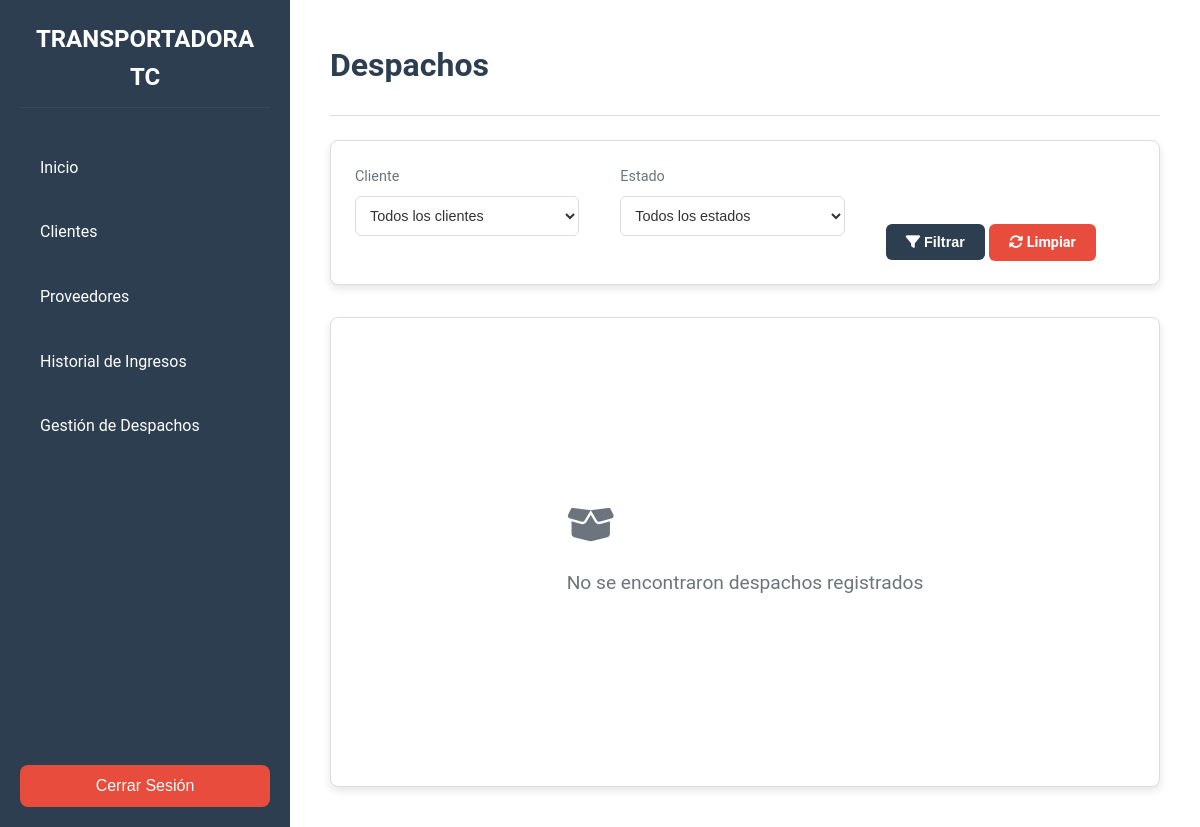
Page /despachos/ on the earlier database version.
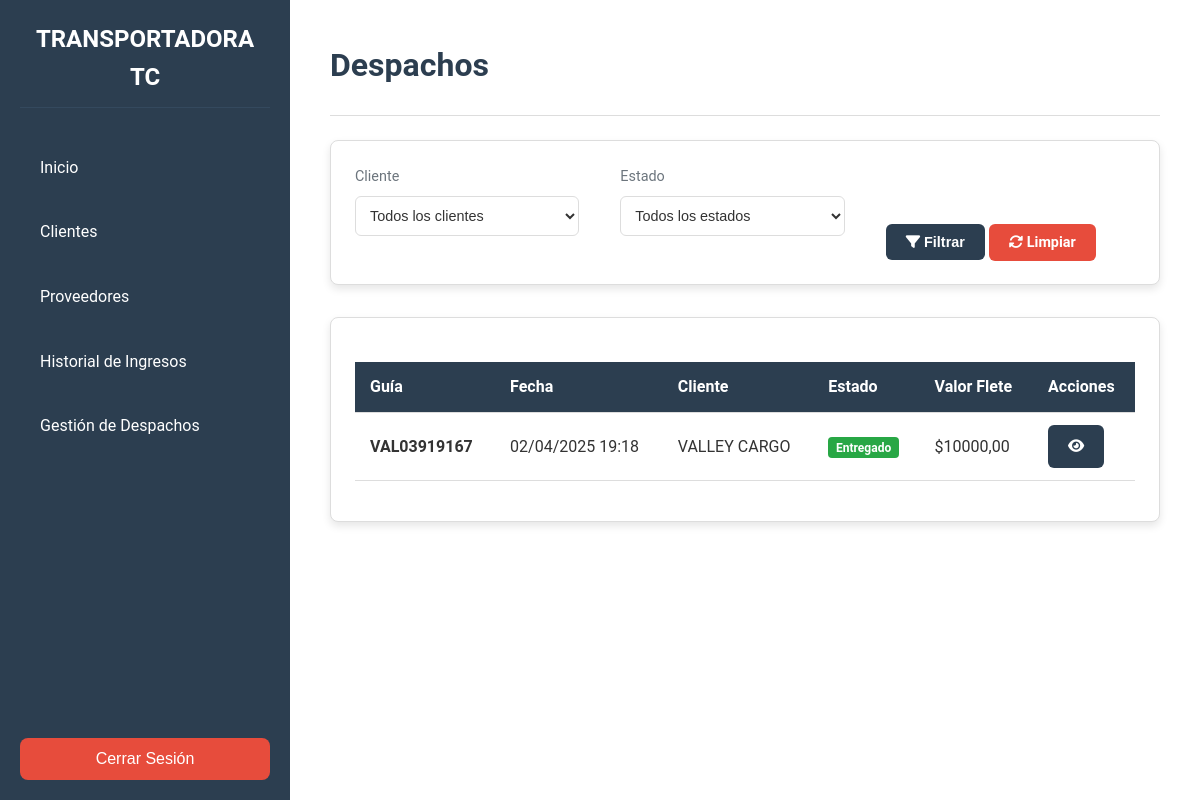
Same page on the later database version.
### despachos/models.py (models this page shows, shortened)
class Despacho(models.Model):
    ESTADOS = (
        ('BODEGA', 'En bodega'),
        ('RUTA', 'En ruta'),
        ('ENTREGADO', 'Entregado'),
    )
    cliente = models.ForeignKey(Cliente, on_delete=models.CASCADE, related_name='despachos')
    fecha_creacion = models.DateTimeField(auto_now_add=True)
    guia = models.CharField(max_length=20, unique=True, blank=True)
    estado = models.CharField(max_length=20, choices=ESTADOS, default='BODEGA')
    valor_flete = models.DecimalField(max_digits=10, decimal_places=2)
    observaciones = models.TextField(blank=True, null=True)

### clientes/models.py (models this page shows, shortened)
class Cliente(models.Model):
    nit = models.CharField(max_length=255, default="", unique=True, blank=False)
    nombre = models.CharField(max_length=255, blank=False)
    email = models.EmailField()
    telefono = models.CharField(max_length=15)
    ciudad = models.CharField(max_length=255)
    direccion = models.CharField(max_length=255)
    proveedores = models.ManyToManyField(Proveedor, related_name="clientes", blank=True)
    fecha_creacion = models.DateTimeField(auto_now_add=True)

### despachos/views.py (the view)
# urls.py: path('', views.lista_despachos, name='lista_despachos'),
def lista_despachos(request, cliente_nombre=None):
    despachos = Despacho.objects.all().order_by('-fecha_creacion')
    cliente = None
    estados = Despacho.ESTADOS
    if cliente_nombre:
        cliente = get_object_or_404(Cliente, nombre=cliente_nombre)
        despachos = despachos.filter(cliente=cliente)
    estado_filter = request.GET.get('estado')
    if estado_filter:
        despachos = despachos.filter(estado=estado_filter)
    stats = {
        'total_despachos': 0,
        'en_bodega': 0,
        'en_ruta': 0,
        'entregados': 0
    }
    if cliente:
        stats['total_despachos'] = despachos.count()
        stats['en_bodega'] = despachos.filter(estado='BODEGA').count()
        stats['en_ruta'] = despachos.filter(estado='RUTA').count()
        stats['entregados'] = despachos.filter(estado='ENTREGADO').count()
    paginator = Paginator(despachos, 15)  # 15 items por página
    page_number = request.GET.get('page')
    page_obj = paginator.get_page(page_number)
    context = {
        'despachos': page_obj,
        'cliente': cliente,
        'clientes': Cliente.objects.all(),
        'estados': estados,
        **stats
    }
    return render(request, 'despachos/lista_despachos.html', context)

### despachos/templates/despachos/lista_despachos.html (shortened to what the changed rows need)
{% extends 'base.html' %}
{% load static %}
{% block content %}
<link rel="stylesheet" href="{% static 'css/styles.css' %}">
<main class="main-content">
    <header class="content__header">
        <h1 class="content__title">Despachos</h1>
    </header>
    <section class="content__body">
        <div class="card">
            <div class="card__body">
                <div class="objects__list">
                    {% if despachos %}
                    <table class="table">
                        <thead>
                            <tr>
                                <th>Guía</th>
                                <th>Fecha</th>
                                <th>Cliente</th>
                                <th>Estado</th>
                                <th>Valor Flete</th>
                                <th>Acciones</th>
                            </tr>
                        </thead>
                        <tbody>
                            {% for despacho in despachos %}
                            <tr>
                                <td>
                                    <strong>{{ despacho.guia }}</strong>
                                </td>
                                <td>{{ despacho.fecha_creacion|date:"d/m/Y H:i" }}</td>
                                <td>{{ despacho.cliente.nombre }}</td>
                                <td>
                                    <span class="badge
                                        {% if despacho.estado == 'ENTREGADO' %}bg-success
                                        {% elif despacho.estado == 'RUTA' %}bg-warning
                                        {% else %}bg-secondary{% endif %}">
                                        {{ despacho.get_estado_display }}
                                    </span>
                                </td>
                                <td>${{ despacho.valor_flete|floatformat:2 }}</td>
                                <td>
                                    <div class="card__actions">
                                        <a href="{% url 'detalle_despacho' despacho.pk %}"
                                           class="btn btn--primary"
                                           title="Ver detalle">
                                            <i class="fas fa-eye"></i>
                                        </a>
                                    </div>
                                </td>
                            </tr>
                            {% endfor %}
                        </tbody>
                    </table>
                    {% else %}
                    <div class="no-clients">
                        <div class="no-clients__message">
                            <i class="fas fa-box-open fa-2x mb-3"></i>
                            <p>No se encontraron despachos registrados</p>
                        </div>
                    </div>
                    {% endif %}
                </div>
            </div>
        </div>
    </section>
</main>
{% endblock %}

Differences in the rows shown:
added Despacho: guia "VAL03919167", fecha_creacion "02/04/2025 19:18", cliente.nombre "VALLEY CARGO", estado "Entregado", valor_flete "10000,00"
Other differences:
text no longer shown: "No se encontraron despachos registrados"
text now shown: "Guía Fecha Cliente Estado Valor Flete Acciones"
